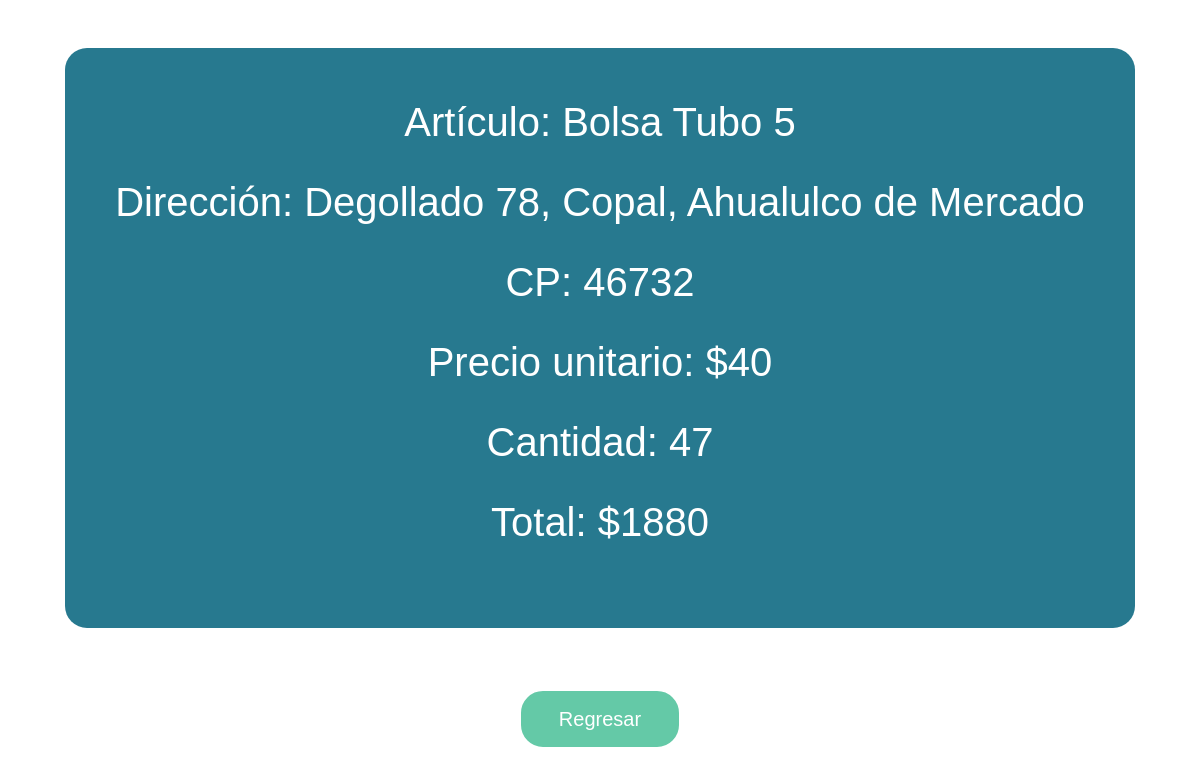
The page /order/7 (signed in) on the database its author committed.
### website/models.py (models this page shows)
class Order(db.Model):
    id = db.Column(db.Integer, primary_key=True)
    customerId = db.Column(db.Integer)
    productId = db.Column(db.Integer)
    quantity = db.Column(db.Integer)
    total = db.Column(db.Integer)
    date = db.Column(db.String(100))
    date = db.Column(db.String(100))
    street = db.Column(db.String(100))
    number = db.Column(db.Integer)
    colony = db.Column(db.String(100))
    locality = db.Column(db.String(100))
    codigoPostal = db.Column(db.Integer)

class Product(db.Model):
    id = db.Column(db.Integer, primary_key=True)
    presentation = db.Column(db.String(100))
    price = db.Column(db.Integer)
    weight = db.Column(db.Integer)
    inventory = db.Column(db.Integer)

### website/views.py (the view)
@views.route('/order/<id>', methods=['GET', 'POST'])
@login_required
def order(id):
    order = Order.query.filter_by(id=id).first()
    return render_template('order.html', order=order, get_product = producd)

### website/__init__.py (called while the page is built)
def create_app():
    app = Flask(__name__)
    app.config['SECRET_KEY'] = 'azunog/icewaterorders'
    app.config['SQLALCHEMY_DATABASE_URI'] = f'sqlite:///{DB_NAME}'
    db.init_app(app)
    from .views import views
    from .auth import auth
    from .admin import admin
    app.register_blueprint(views, url_prefix='/')
    app.register_blueprint(auth, url_prefix='/')
    app.register_blueprint(admin, url_prefix='/admin/')
    from .models import User
    create_database(app)
    login_manager = LoginManager()
    login_manager.login_view = 'auth.login'
    login_manager.init_app(app)
    @login_manager.user_loader
    def load_user(id):
        return User.query.get(int(id))
    return app

### website/views.py (called while the page is built)
def producd(id):
    return Product.query.filter_by(id=id).first()

### website/templates/order.html (shortened to what this page needs)
{% extends 'base.html' %} {% block title %}Order{% endblock %} {% block body %}
<br><br>
<div class="cont">
    <h1>Artículo: Bolsa {{get_product(order.productId).presentation}} {{get_product(order.productId).weight}}</h1><br>
    <h1>Dirección: {{order.street}} {{order.number}}, {{order.colony}}, {{order.locality}}</h1><br>
    <h1>CP: {{order.codigoPostal}}</h1><br>
    <h1>Precio unitario: ${{order.total//order.quantity}}</h1><br>
    <h1>Cantidad: {{order.quantity}}</h1><br>
    <h1>Total: ${{order.total}}</h1><br>
</div>
<br><br>
<a href="/">
    <button>
        Regresar
    </button>
</a>
{% endblock %}

### website/templates/base.html (style rules this page uses)
* { margin: 0px; }
html { font-family: 'Poppins', sans-serif; }
body { font-family: 'Poppins', sans-serif; text-align: center; }
button { margin: 15px; padding: 10px 35px; font-size: 20px; border: 3px solid #64C9A7; background-color: #64C9A7; border-radius: 22px; color: white; cursor: pointer; }
a { color: #64C9A7; text-decoration: none; }
.cont { width: fit-content; height: max-content; background-color: #27798F; color: white; margin: 0 auto; padding: 50px; border-radius: 22px; }

### website/templates/order.html (style rules this page uses)
body { font-family: 'Poppins', sans-serif; text-align: center; }

### rows shown on the page
Order: productId.presentation "Tubo", productId.weight "5", street "Degollado", number "78", colony "Copal", locality "Ahualulco de Mercado", codigoPostal "46732", total+quantity "40", quantity "47", total "1880"
